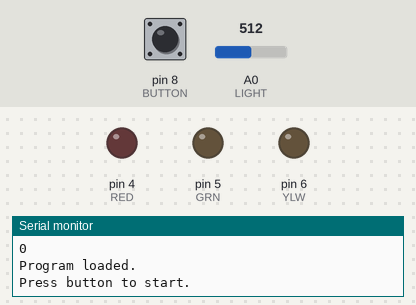
Simulated run of this sketch. Board: Arduino Uno, built with avr-gcc and run on an emulated ATmega328P. Shown: output pins drawn as LEDs (lit = HIGH), the last lines printed to the serial monitor. Dashed ring = blinking. The test bench sets the inputs (shaded band); at power-on: A0 (LIGHT) = 512, pin 8 (BUTTON) HIGH.

Above: at 0.2 s.
At 2.4 s:
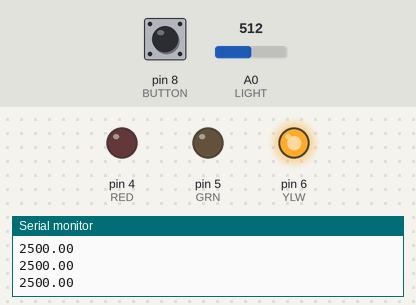
2.5 s: A0 (LIGHT) set to 221
5.5 s: A0 (LIGHT) set to 191
At 5.84 s:
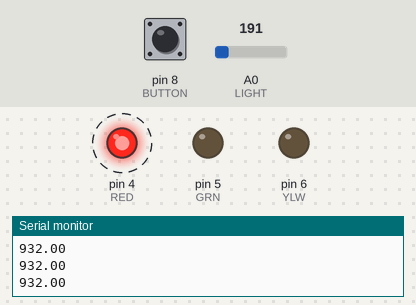
Timing chart, 0 to 14.5 s (numbered marks = the images above; inputs shaded):
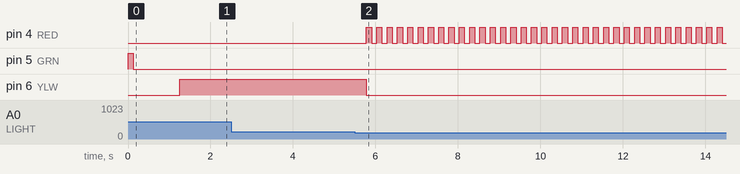

Measured:
- the behaviour switches between 205 and 204 on A0 (LIGHT) (found by bisection; images 1 and 2)
- by itself, pin 4 (RED): alternates HIGH for 0.13 s and LOW for 0.13 s

The sketch:

M452Lab5Plot.ino
```cpp
/********************************************************************
  M452Lab7Plot (v1.8)
  Original by B. Surgenor, 23/10/2020 (based on Lab5SharpPlot)
  - 500 point limit and red LED at end, as recommended from Lab#3
  Modified by Connor Russo, Joshua Chan, 2024/03/11
  - Move servo motor to sweep for light

  Reads Photoresistor voltage continuously and plots 500 points


  Program ready, green LED flashing
  Button press to start, yellow LED on when reading
  Flashes red after 500 points plotted
  Reset button to repeat (or close and open serial plotter)
*********************************************************************/

// Pin Assignments
int RED = 4;         //red LED Pin
int GRN = 5;         //green LED Pin
int YLW = 6;         //yellow LED Pin
int BUTTON = 8;      //push button

int LIGHT = A0;     //photoresistor pin (can't be lowercase a0)

//global variables
float result;          //A to D value from photoresistor
float mvresult;        //millivolt value for photoresistor
unsigned long time;
unsigned long start;

// Setup Routine
void setup()
{
  // initialize led pins as outputs.
  pinMode(GRN, OUTPUT);
  pinMode(YLW, OUTPUT);
  pinMode(RED, OUTPUT);

  //initialize pins as inputs
  pinMode(BUTTON, INPUT);
  pinMode(LIGHT, INPUT);

  //initialize serial printout
  Serial.begin(9600);
  Serial.println(2400);            // set desired max vertical scale
  Serial.println(0);

  //Program Initalization
  Serial.println("Program loaded.");
  Serial.println("Press button to start.");

  do {
    toggleLED(GRN);         // Green LED flashing
  }while(digitalRead(BUTTON)== LOW);
    Serial.println("Program running.");

  delay(1000); // give user chance to get ready before plotting starts after button press
}

// Main Loop
void loop() {

   turnOnLED(YLW);
   start = millis();
   for(int ii = 0; ii < (495); ii++){

   result = analogRead(LIGHT);               //read the value of photoresistor
   mvresult = map(result, 0, 1024, 0, 5000);  //convert value to millivolts

   time = (millis()-start)/10;                //time is in msec, plot in msec/10
   if (time>2000){                            // to give 2000 for 20 sec plot
       time = 2000;
   }

  //    Serial.print(time);           // commented out for Part 1
  //    Serial.print(" ");            // commented out for Part 1
      Serial.println(mvresult);
  //    delay(40);                    // commented out for Part 1
   }
      turnOnLED(RED);  // end of program
  do{
      toggleLED(RED);
    }while(-1);        // repeat forever
}

//********** FUNCTIONS (subroutines) **************

//Turn on a single LED, and all other off
void turnOnLED(int COLOUR){
  digitalWrite(GRN, LOW);
  digitalWrite(YLW, LOW);
  digitalWrite(RED, LOW);
  digitalWrite(COLOUR, HIGH);
}

//Toggle an LED on/off
void toggleLED(int colour){
  digitalWrite(colour, HIGH);
  delay(125);
  digitalWrite(colour, LOW);
  delay(125);
}
```
